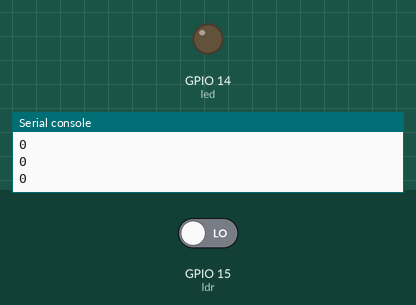
This program was run on a simulated ESP32 board running MicroPython. Shown: output pins drawn as LEDs (lit = HIGH), the last lines printed to the serial console. The test bench sets the inputs (shaded band); at power-on: GPIO 15 (ldr) LOW.

Above: at 1.2 s.
1.3 s: GPIO 15 (ldr) driven HIGH
At 2.7 s:
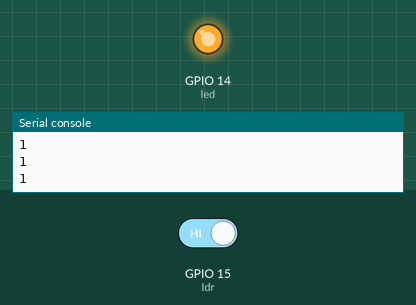
3.0 s: GPIO 15 (ldr) driven LOW
At 4.0 s:
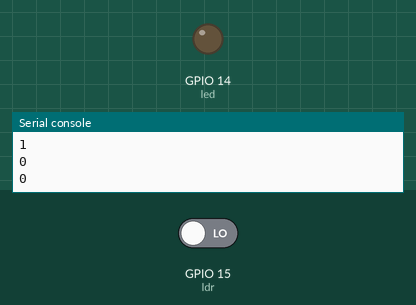
Timing chart, 0 to 6.0 s (numbered marks = the images above; inputs shaded):
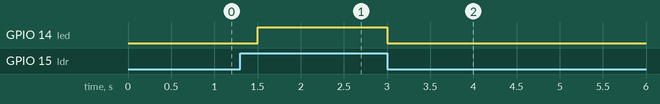

Measured:
- after the input at 1.3 s, GPIO 14 (led): LOW → HIGH after 0.20 s
- after the input at 3.0 s, GPIO 14 (led): HIGH → LOW at once

The program:

sensor_inputs.py
```python
from machine import Pin
import time

ldr= Pin(15)
led = Pin(14, Pin.OUT)
led.value(0)

while (True):
    u=ldr.value()
    print(u)
    if (u==1):
        led.value(1)
    else:
        led.value(0)
    time.sleep(0.5)
```
